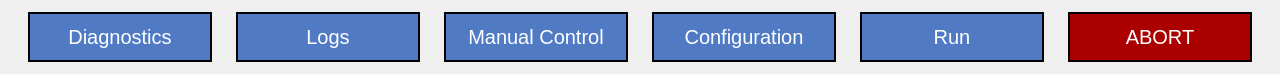
   <widget class="QWidget" name="tab_bar" native="true">
    <property name="geometry">
     <rect>
      <x>0</x>
      <y>0</y>
      <width>1280</width>
      <height>74</height>
     </rect>
    </property>
    <widget class="QFrame" name="abort_tab_frame">
     <property name="geometry">
      <rect>
       <x>1068</x>
       <y>12</y>
       <width>184</width>
       <height>50</height>
      </rect>
     </property>
     <property name="styleSheet">
      <string notr="true">background-color: rgb(0,0,0);</string>
     </property>
     <property name="frameShape">
      <enum>QFrame::StyledPanel</enum>
     </property>
     <property name="frameShadow">
      <enum>QFrame::Raised</enum>
     </property>
     <widget class="QPushButton" name="abort_tab">
      <property name="geometry">
       <rect>
        <x>2</x>
        <y>2</y>
        <width>180</width>
        <height>46</height>
       </rect>
      </property>
      <property name="font">
       <font>
        <pointsize>15</pointsize>
        <weight>50</weight>
        <bold>false</bold>
       </font>
      </property>
      <property name="styleSheet">
       <string notr="true"> background-color: rgb(170, 0, 0); color: rgb(255, 255, 255); border: 0px;</string>
      </property>
      <property name="text">
       <string>ABORT</string>
      </property>
     </widget>
    </widget>
    <widget class="QFrame" name="run_tab_frame">
     <property name="geometry">
      <rect>
       <x>860</x>
       <y>12</y>
       <width>184</width>
       <height>50</height>
      </rect>
     </property>
     <property name="styleSheet">
      <string notr="true">background-color: rgb(0,0,0);</string>
     </property>
     <property name="frameShape">
      <enum>QFrame::StyledPanel</enum>
     </property>
     <property name="frameShadow">
      <enum>QFrame::Raised</enum>
     </property>
     <widget class="QPushButton" name="run_tab">
      <property name="geometry">
       <rect>
        <x>2</x>
        <y>2</y>
        <width>180</width>
        <height>46</height>
       </rect>
      </property>
      <property name="font">
       <font>
        <pointsize>15</pointsize>
        <weight>50</weight>
        <bold>false</bold>
       </font>
      </property>
      <property name="styleSheet">
       <string notr="true">background-color: rgb(80, 122, 196); color: rgb(255, 255, 255); border: 0px;</string>
      </property>
      <property name="text">
       <string>Run</string>
      </property>
     </widget>
    </widget>
    <widget class="QFrame" name="configuration_tab_frame">
     <property name="geometry">
      <rect>
       <x>652</x>
       <y>12</y>
       <width>184</width>
       <height>50</height>
      </rect>
     </property>
     <property name="styleSheet">
      <string notr="true">background-color: rgb(0,0,0);</string>
     </property>
     <property name="frameShape">
      <enum>QFrame::StyledPanel</enum>
     </property>
     <property name="frameShadow">
      <enum>QFrame::Raised</enum>
     </property>
     <widget class="QPushButton" name="configuration_tab">
      <property name="geometry">
       <rect>
        <x>2</x>
        <y>2</y>
        <width>180</width>
        <height>46</height>
       </rect>
      </property>
      <property name="font">
       <font>
        <pointsize>15</pointsize>
        <weight>50</weight>
        <bold>false</bold>
       </font>
      </property>
      <property name="styleSheet">
       <string notr="true">background-color: rgb(80, 122, 196); color: rgb(255, 255, 255); border: 0px;</string>
      </property>
      <property name="text">
       <string>Configuration</string>
      </property>
     </widget>
    </widget>
    <widget class="QFrame" name="manual_control_tab_frame">
     <property name="geometry">
      <rect>
       <x>444</x>
       <y>12</y>
       <width>184</width>
       <height>50</height>
      </rect>
     </property>
     <property name="styleSheet">
      <string notr="true">background-color: rgb(0,0,0);</string>
     </property>
     <property name="frameShape">
      <enum>QFrame::StyledPanel</enum>
     </property>
     <property name="frameShadow">
      <enum>QFrame::Raised</enum>
     </property>
     <widget class="QPushButton" name="manual_control_tab">
      <property name="geometry">
       <rect>
        <x>2</x>
        <y>2</y>
        <width>180</width>
        <height>46</height>
       </rect>
      </property>
      <property name="font">
       <font>
        <pointsize>15</pointsize>
        <weight>50</weight>
        <bold>false</bold>
       </font>
      </property>
      <property name="styleSheet">
       <string notr="true">background-color: rgb(80, 122, 196); color: rgb(255, 255, 255); border: 0px;</string>
      </property>
      <property name="text">
       <string>Manual Control</string>
      </property>
     </widget>
    </widget>
    <widget class="QFrame" name="logs_tab_frame">
     <property name="geometry">
      <rect>
       <x>236</x>
       <y>12</y>
       <width>184</width>
       <height>50</height>
      </rect>
     </property>
     <property name="styleSheet">
      <string notr="true">background-color: rgb(0,0,0);</string>
     </property>
     <property name="frameShape">
      <enum>QFrame::StyledPanel</enum>
     </property>
     <property name="frameShadow">
      <enum>QFrame::Raised</enum>
     </property>
     <widget class="QPushButton" name="logs_tab">
      <property name="geometry">
       <rect>
        <x>2</x>
        <y>2</y>
        <width>180</width>
        <height>46</height>
       </rect>
      </property>
      <property name="font">
       <font>
        <pointsize>15</pointsize>
        <weight>50</weight>
        <bold>false</bold>
       </font>
      </property>
      <property name="styleSheet">
       <string notr="true">background-color: rgb(80, 122, 196); color: rgb(255, 255, 255); border: 0px;</string>
      </property>
      <property name="text">
       <string>Logs</string>
      </property>
     </widget>
    </widget>
    <widget class="QFrame" name="diagnostics_tab_frame">
     <property name="geometry">
      <rect>
       <x>28</x>
       <y>12</y>
       <width>184</width>
       <height>50</height>
      </rect>
     </property>
     <property name="styleSheet">
      <string notr="true">background-color: rgb(0,0,0);</string>
     </property>
     <property name="frameShape">
      <enum>QFrame::StyledPanel</enum>
     </property>
     <property name="frameShadow">
      <enum>QFrame::Raised</enum>
     </property>
     <widget class="QPushButton" name="diagnostics_tab">
      <property name="geometry">
       <rect>
        <x>2</x>
        <y>2</y>
        <width>180</width>
        <height>46</height>
       </rect>
      </property>
      <property name="font">
       <font>
        <pointsize>15</pointsize>
        <weight>50</weight>
        <bold>false</bold>
       </font>
      </property>
      <property name="styleSheet">
       <string notr="true">background-color: rgb(80, 122, 196); color: rgb(255, 255, 255); border: 0px;</string>
      </property>
      <property name="text">
       <string>Diagnostics</string>
      </property>
     </widget>
    </widget>
   </widget>
